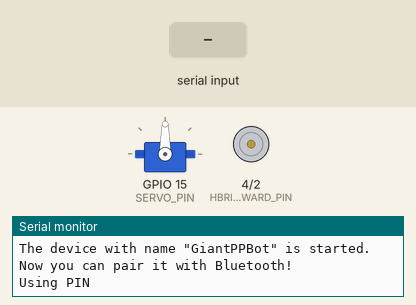
This program was run on a simulated ESP32. On the bench: servo, motor-driver pin pairs drawn as motors (green arrow = first pin HIGH = forward, orange = second pin HIGH = backward, longer = more drive), the last lines printed to the serial monitor. Inputs (shaded band) come from the test bench. Nothing arrives over Bluetooth unless stated.

Above: at 1.2 s.
1.3 s: "q" received over the second serial link
At 2.5 s:
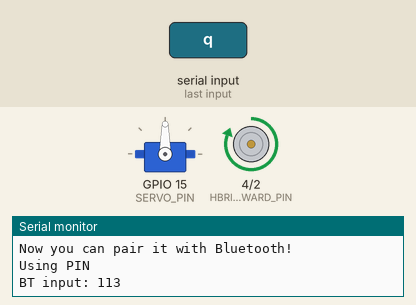
2.8 s: "w" received over the second serial link
At 4.0 s:
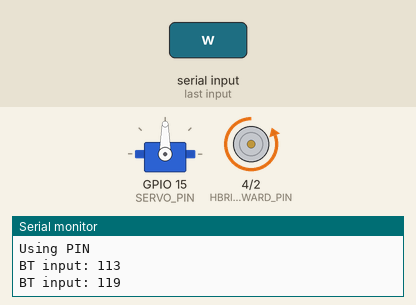
4.3 s: "j" received over the second serial link
At 4.8 s:
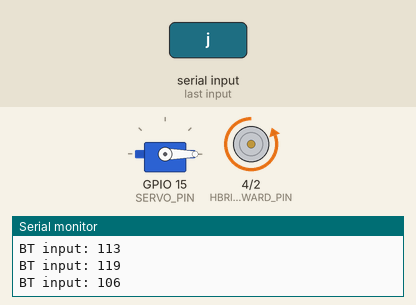
5.8 s: "a" received over the second serial link
At 6.3 s:
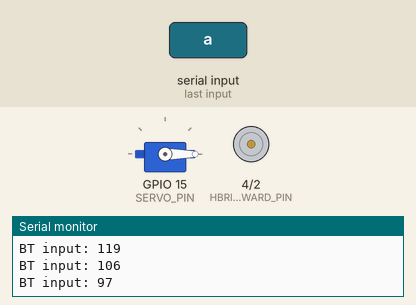
7.3 s: "q" received over the second serial link
At 8.2 s:
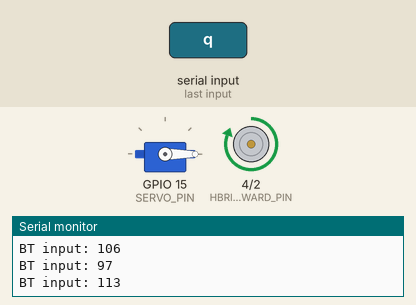
8.8 s: "s" received over the second serial link
At 9.7 s:
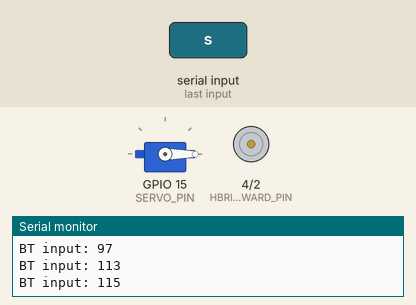
Timing chart, 0 to 11.3 s (numbered marks = the images above; inputs shaded):
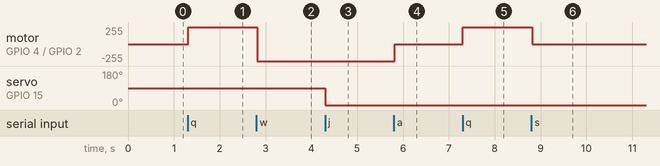

Measured:
- after the input at 1.3 s, motor on GPIO 4 (HBRIDGE_FORWARD_PIN) / GPIO 2 (HBRIDGE_BACKWARD_PIN): stopped → forward 255/255 at once
- after the input at 2.8 s, motor on GPIO 4 (HBRIDGE_FORWARD_PIN) / GPIO 2 (HBRIDGE_BACKWARD_PIN): forward 255/255 → backward 255/255 at once
- after the input at 4.3 s, servo on GPIO 15 (SERVO_PIN): 90° → 0° at once
- after the input at 5.8 s, motor on GPIO 4 (HBRIDGE_FORWARD_PIN) / GPIO 2 (HBRIDGE_BACKWARD_PIN): backward 255/255 → stopped at once
- after the input at 7.3 s, motor on GPIO 4 (HBRIDGE_FORWARD_PIN) / GPIO 2 (HBRIDGE_BACKWARD_PIN): stopped → forward 255/255 at once
- after the input at 8.8 s, motor on GPIO 4 (HBRIDGE_FORWARD_PIN) / GPIO 2 (HBRIDGE_BACKWARD_PIN): forward 255/255 → stopped at once

The program:

main.cpp
```cpp
#include <BluetoothSerial.h>

#include "./hbridge.h"
#include "./servomotor.h"


#if !defined(CONFIG_BT_ENABLED) || !defined(CONFIG_BLUEDROID_ENABLED)
  #error Bluetooth is not enabled! Please run `make menuconfig` to and enable it
#endif
#if !defined(CONFIG_BT_SPP_ENABLED)
  #error Serial Bluetooth not available or not enabled. It is only available for the ESP32 chip.
#endif

const char *pin = "4321";
String device_name = "GiantPPBot";
BluetoothSerial SerialBT;

#define HBRIDGE_BACKWARD_PIN 2
#define HBRIDGE_FORWARD_PIN 4
#define SERVO_PIN 15

HBridge h_bridge{};
ServoMotor servo{};

void setup() {
  Serial.begin(115200);
  SerialBT.begin(device_name);
  Serial.printf("The device with name \"%s\" is started.\nNow you can pair it with Bluetooth!\n", device_name.c_str());
  SerialBT.setPin(pin);
  Serial.println("Using PIN");

  new(&h_bridge) HBridge(HBRIDGE_BACKWARD_PIN, HBRIDGE_FORWARD_PIN);
  new(&servo) ServoMotor(SERVO_PIN);
}

void loop() {
  delay(20);

  if(!SerialBT.available())
    return;

  const int btbyte = SerialBT.read();
  if (btbyte == 0) return;

  switch(btbyte){
    case 'q':
      h_bridge.run(true, -1);
      break;
    case 'w':
      h_bridge.run(false, -1);
      break;
    case 'a':
    case 's':
      h_bridge.stop();
      break;
    case 'u':
      servo.setDegrees(90);
      break;
    case 'j':
      servo.setDegrees(0);
      break;
  }

  Serial.println("BT input: " + String(btbyte));
}
```

hbridge.h
```cpp
#pragma once
#include <Arduino.h>

class HBridge
{
  uint8_t forward_pin;
  uint8_t backward_pin;
  public:
    HBridge(){}
    HBridge(uint8_t driverPin1, uint8_t driverPin2);
    void run(bool, uint8_t) const;
    void stop() const;
    void break_now() const;
    // void break() const;
};


HBridge::HBridge(uint8_t _backward_pin, uint8_t _forward_pin)
:backward_pin(_backward_pin), forward_pin(_forward_pin)
{
  pinMode(forward_pin, OUTPUT);
  pinMode(backward_pin, OUTPUT);
  analogWrite(forward_pin, 0);
  analogWrite(backward_pin, 0);
}

void HBridge::run(bool direction, uint8_t speed) const
{
  if (direction) {
    analogWrite(backward_pin, 0);
    analogWrite(forward_pin, speed);
  } else {
    analogWrite(forward_pin, 0);
    analogWrite(backward_pin, speed);
  }
}

void HBridge::stop() const
{
  this->run(0,0);
}

void HBridge::break_now() const{
  this->run(-1,-1);
}
```

servomotor.h
```cpp
#pragma once
#include <Arduino.h>
#include <Servo.h>

class ServoMotor
{
    Servo servo;
    public:
        ServoMotor() {}
        ServoMotor(int servoPin);
        ~ServoMotor();

        void setDegrees(int degrees);
};

ServoMotor::ServoMotor(int servoPin)
{
    pinMode(servoPin, OUTPUT);
    servo.attach(servoPin);
}

ServoMotor::~ServoMotor()
{
}

void ServoMotor::setDegrees(int degrees)
{
    servo.write(degrees);
}
```
